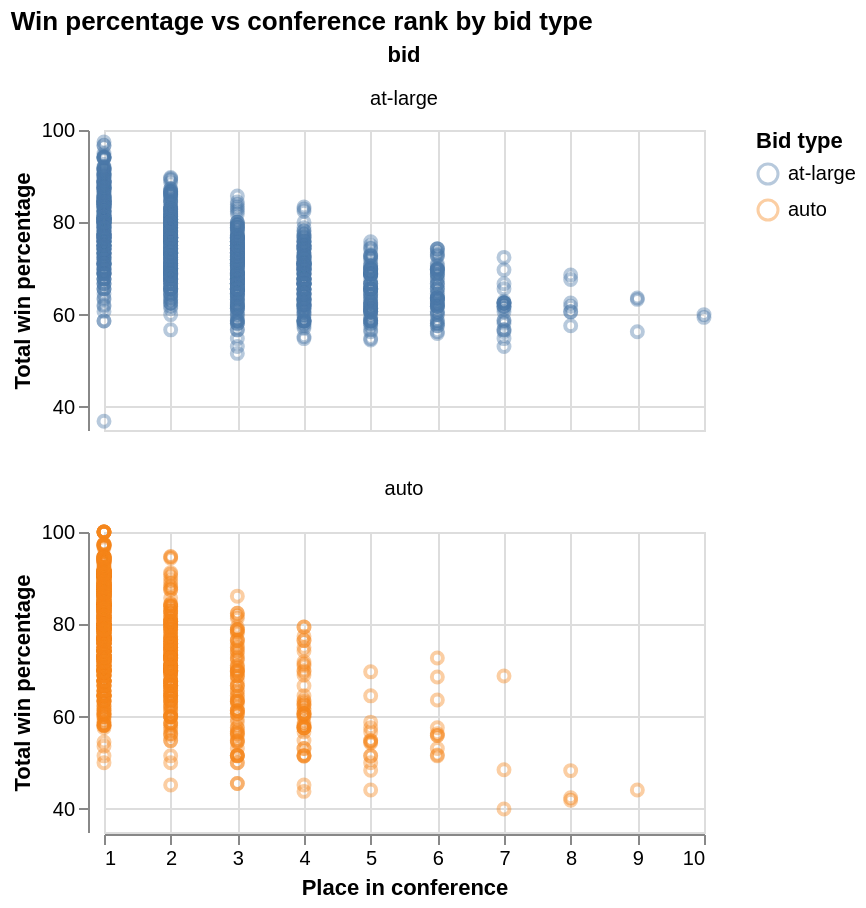

The notebook cell this image was saved under:
### Markdown cell above
Visualization 1:

### Code cell
wins_rank = alt.Chart(womens_tidy).mark_point(opacity=0.4).encode(
    x=alt.X("conf_rank").scale(zero=False).title("Place in conference"),
    y=alt.Y("total_wins_pct").scale(zero=False).title("Total win percentage"),
    color=alt.Color("bid").title("Bid type")
).properties(height=150).facet(
    "bid", columns=1, title="Win percentage vs conference rank by bid type")
wins_rank

### Figure 1 — Vega-Lite specification as saved in the notebook (floating-point values rounded to 4 significant figures; data arrays with more than 128 entries replaced by an {"elided": "..."} marker saying what was removed)
{"config": {"view": {"continuousWidth": 300, "continuousHeight": 300}}, "data": {"name": "data-2216a43fc01b7e508eea10b839e06d6b"}, "facet": {"field": "bid", "type": "nominal"}, "spec": {"mark": {"type": "point", "opacity": 0.4}, "encoding": {"color": {"field": "bid", "title": "Bid type", "type": "nominal"}, "x": {"field": "conf_rank", "scale": {"zero": false}, "title": "Place in conference", "type": "quantitative"}, "y": {"field": "total_wins_pct", "scale": {"zero": false}, "title": "Total win percentage", "type": "quantitative"}}, "height": 150}, "columns": 1, "title": "Win percentage vs conference rank by bid type", "$schema": "https://vega.github.io/schema/vega-lite/v5.20.1.json", "datasets": {"data-2216a43fc01b7e508eea10b839e06d6b": {"elided": "2031 records"}}}
